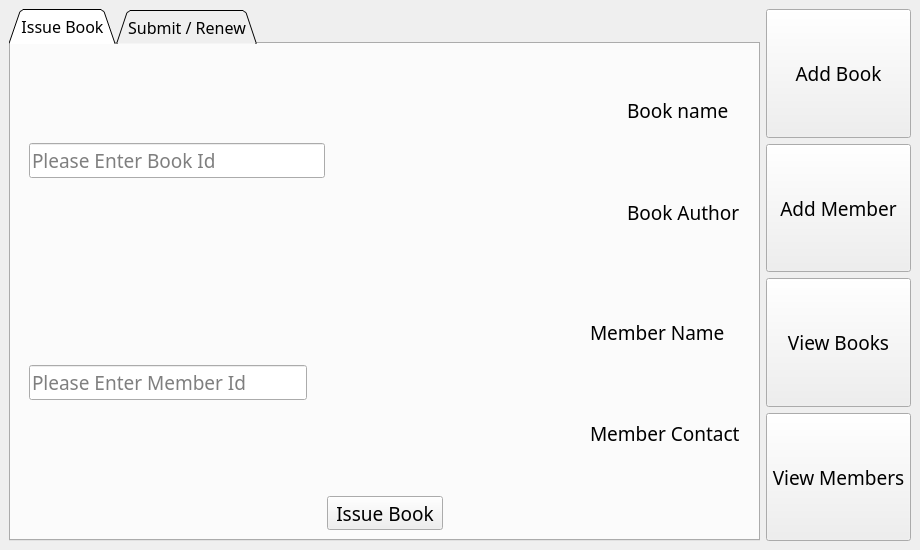
<?xml version="1.0" encoding="UTF-8"?>
<ui version="4.0">
 <class>MainWindow</class>
 <widget class="QMainWindow" name="MainWindow">
  <property name="geometry">
   <rect>
    <x>0</x>
    <y>0</y>
    <width>920</width>
    <height>550</height>
   </rect>
  </property>
  <property name="windowTitle">
   <string>Qt-LMS</string>
  </property>
  <property name="toolButtonStyle">
   <enum>Qt::ToolButtonStyle::ToolButtonTextUnderIcon</enum>
  </property>
  <property name="animated">
   <bool>false</bool>
  </property>
  <property name="tabShape">
   <enum>QTabWidget::TabShape::Triangular</enum>
  </property>
  <property name="dockNestingEnabled">
   <bool>false</bool>
  </property>
  <widget class="QWidget" name="centralwidget">
   <layout class="QHBoxLayout" name="horizontalLayout">
    <item>
     <widget class="QTabWidget" name="tabWidget">
      <property name="font">
       <font>
        <family>Academy Engraved LET</family>
        <pointsize>12</pointsize>
       </font>
      </property>
      <property name="tabPosition">
       <enum>QTabWidget::TabPosition::North</enum>
      </property>
      <property name="tabShape">
       <enum>QTabWidget::TabShape::Triangular</enum>
      </property>
      <property name="currentIndex">
       <number>0</number>
      </property>
      <widget class="QWidget" name="IssueBook">
       <attribute name="title">
        <string>Issue Book</string>
       </attribute>
       <layout class="QVBoxLayout" name="verticalLayout_4">
        <item>
         <widget class="QWidget" name="widget" native="true">
          <property name="styleSheet">
           <string notr="true"/>
          </property>
          <layout class="QHBoxLayout" name="horizontalLayout_2">
           <item>
            <widget class="QLineEdit" name="book_id">
             <property name="font">
              <font>
               <family>Academy Engraved LET</family>
               <pointsize>14</pointsize>
              </font>
             </property>
             <property name="text">
              <string/>
             </property>
             <property name="placeholderText">
              <string>Please Enter Book Id</string>
             </property>
            </widget>
           </item>
           <item>
            <spacer name="horizontalSpacer">
             <property name="orientation">
              <enum>Qt::Orientation::Horizontal</enum>
             </property>
             <property name="sizeHint" stdset="0">
              <size>
               <width>40</width>
               <height>20</height>
              </size>
             </property>
            </spacer>
           </item>
           <item>
            <layout class="QVBoxLayout" name="verticalLayout_2">
             <item>
              <widget class="QLabel" name="label_bookName">
               <property name="font">
                <font>
                 <family>Academy Engraved LET</family>
                 <pointsize>14</pointsize>
                </font>
               </property>
               <property name="text">
                <string>Book name</string>
               </property>
              </widget>
             </item>
             <item>
              <widget class="QLabel" name="label_bookAuthor">
               <property name="font">
                <font>
                 <family>Academy Engraved LET</family>
                 <pointsize>14</pointsize>
                </font>
               </property>
               <property name="text">
                <string>Book Author</string>
               </property>
              </widget>
             </item>
            </layout>
           </item>
          </layout>
         </widget>
        </item>
        <item>
         <widget class="QWidget" name="widget" native="true">
          <property name="styleSheet">
           <string notr="true"/>
          </property>
          <layout class="QHBoxLayout" name="horizontalLayout_3">
           <item>
            <widget class="QLineEdit" name="member_id">
             <property name="font">
              <font>
               <family>Academy Engraved LET</family>
               <pointsize>14</pointsize>
              </font>
             </property>
             <property name="text">
              <string/>
             </property>
             <property name="placeholderText">
              <string>Please Enter Member Id</string>
             </property>
            </widget>
           </item>
           <item>
            <spacer name="horizontalSpacer_2">
             <property name="orientation">
              <enum>Qt::Orientation::Horizontal</enum>
             </property>
             <property name="sizeHint" stdset="0">
              <size>
               <width>40</width>
               <height>20</height>
              </size>
             </property>
            </spacer>
           </item>
           <item>
            <layout class="QVBoxLayout" name="verticalLayout_3">
             <item>
              <widget class="QLabel" name="label_memberName">
               <property name="font">
                <font>
                 <family>Academy Engraved LET</family>
                 <pointsize>14</pointsize>
                </font>
               </property>
               <property name="text">
                <string>Member Name</string>
               </property>
              </widget>
             </item>
             <item>
              <widget class="QLabel" name="label_memberContact">
               <property name="font">
                <font>
                 <family>Academy Engraved LET</family>
                 <pointsize>14</pointsize>
                </font>
               </property>
               <property name="text">
                <string>Member Contact</string>
               </property>
              </widget>
             </item>
            </layout>
           </item>
          </layout>
         </widget>
        </item>
        <item>
         <layout class="QHBoxLayout" name="horizontalLayout_4">
          <item>
           <spacer name="horizontalSpacer_3">
            <property name="orientation">
             <enum>Qt::Orientation::Horizontal</enum>
            </property>
            <property name="sizeHint" stdset="0">
             <size>
              <width>40</width>
              <height>20</height>
             </size>
            </property>
           </spacer>
          </item>
          <item>
           <widget class="QToolButton" name="toolButton_issueBook">
            <property name="font">
             <font>
              <family>Academy Engraved LET</family>
              <pointsize>14</pointsize>
             </font>
            </property>
            <property name="text">
             <string>Issue Book</string>
            </property>
            <property name="icon">
             <iconset resource="../../icons.qrc">
              <normaloff>:/icons/src/resources/icons/issue_book.png</normaloff>:/icons/src/resources/icons/issue_book.png</iconset>
            </property>
            <property name="iconSize">
             <size>
              <width>36</width>
              <height>36</height>
             </size>
            </property>
            <property name="toolButtonStyle">
             <enum>Qt::ToolButtonStyle::ToolButtonTextUnderIcon</enum>
            </property>
           </widget>
          </item>
          <item>
           <spacer name="horizontalSpacer_4">
            <property name="orientation">
             <enum>Qt::Orientation::Horizontal</enum>
            </property>
            <property name="sizeHint" stdset="0">
             <size>
              <width>40</width>
              <height>20</height>
             </size>
            </property>
           </spacer>
          </item>
         </layout>
        </item>
       </layout>
      </widget>
      <widget class="QWidget" name="Submit_Renew">
       <attribute name="title">
        <string>Submit / Renew</string>
       </attribute>
       <layout class="QVBoxLayout" name="verticalLayout_5">
        <item>
         <widget class="QLineEdit" name="book_id_2">
          <property name="font">
           <font>
            <family>Academy Engraved LET</family>
            <pointsize>14</pointsize>
           </font>
          </property>
          <property name="text">
           <string/>
          </property>
          <property name="placeholderText">
           <string>Please Enter Book Id</string>
          </property>
         </widget>
        </item>
        <item>
         <widget class="QTableWidget" name="tableWidget_bookinfo">
          <property name="font">
           <font>
            <family>Academy Engraved LET</family>
            <pointsize>14</pointsize>
           </font>
          </property>
          <attribute name="horizontalHeaderDefaultSectionSize">
           <number>185</number>
          </attribute>
          <column>
           <property name="text">
            <string>Book ID</string>
           </property>
          </column>
          <column>
           <property name="text">
            <string>Member ID</string>
           </property>
          </column>
          <column>
           <property name="text">
            <string>Issue Time</string>
           </property>
          </column>
          <column>
           <property name="text">
            <string>Renew Count</string>
           </property>
          </column>
         </widget>
        </item>
        <item>
         <layout class="QHBoxLayout" name="horizontalLayout_5">
          <item>
           <spacer name="horizontalSpacer_5">
            <property name="orientation">
             <enum>Qt::Orientation::Horizontal</enum>
            </property>
            <property name="sizeHint" stdset="0">
             <size>
              <width>40</width>
              <height>20</height>
             </size>
            </property>
           </spacer>
          </item>
          <item>
           <widget class="QToolButton" name="toolButton_renew">
            <property name="font">
             <font>
              <family>Academy Engraved LET</family>
              <pointsize>14</pointsize>
             </font>
            </property>
            <property name="text">
             <string>Renew</string>
            </property>
            <property name="icon">
             <iconset resource="../../icons.qrc">
              <normaloff>:/icons/src/resources/icons/renew_book.png</normaloff>:/icons/src/resources/icons/renew_book.png</iconset>
            </property>
            <property name="iconSize">
             <size>
              <width>36</width>
              <height>36</height>
             </size>
            </property>
            <property name="toolButtonStyle">
             <enum>Qt::ToolButtonStyle::ToolButtonTextUnderIcon</enum>
            </property>
           </widget>
          </item>
          <item>
           <widget class="QToolButton" name="toolButton_submit">
            <property name="font">
             <font>
              <family>Academy Engraved LET</family>
              <pointsize>14</pointsize>
             </font>
            </property>
            <property name="text">
             <string>Submit</string>
            </property>
            <property name="icon">
             <iconset resource="../../icons.qrc">
              <normaloff>:/icons/src/resources/icons/submit_book.png</normaloff>:/icons/src/resources/icons/submit_book.png</iconset>
            </property>
            <property name="iconSize">
             <size>
              <width>36</width>
              <height>36</height>
             </size>
            </property>
            <property name="toolButtonStyle">
             <enum>Qt::ToolButtonStyle::ToolButtonTextUnderIcon</enum>
            </property>
           </widget>
          </item>
          <item>
           <spacer name="horizontalSpacer_6">
            <property name="orientation">
             <enum>Qt::Orientation::Horizontal</enum>
            </property>
            <property name="sizeHint" stdset="0">
             <size>
              <width>40</width>
              <height>20</height>
             </size>
            </property>
           </spacer>
          </item>
         </layout>
        </item>
       </layout>
      </widget>
     </widget>
    </item>
    <item>
     <layout class="QVBoxLayout" name="verticalLayout">
      <item>
       <widget class="QToolButton" name="toolButton_addBook">
        <property name="maximumSize">
         <size>
          <width>145</width>
          <height>145</height>
         </size>
        </property>
        <property name="font">
         <font>
          <family>Academy Engraved LET</family>
          <pointsize>14</pointsize>
         </font>
        </property>
        <property name="text">
         <string>Add Book</string>
        </property>
        <property name="icon">
         <iconset resource="../../icons.qrc">
          <normaloff>:/icons/src/resources/icons/add_book.png</normaloff>:/icons/src/resources/icons/add_book.png</iconset>
        </property>
        <property name="iconSize">
         <size>
          <width>68</width>
          <height>68</height>
         </size>
        </property>
        <property name="toolButtonStyle">
         <enum>Qt::ToolButtonStyle::ToolButtonTextUnderIcon</enum>
        </property>
       </widget>
      </item>
      <item>
       <widget class="QToolButton" name="toolButton_addMember">
        <property name="maximumSize">
         <size>
          <width>145</width>
          <height>145</height>
         </size>
        </property>
        <property name="font">
         <font>
          <family>Academy Engraved LET</family>
          <pointsize>14</pointsize>
         </font>
        </property>
        <property name="text">
         <string>Add Member</string>
        </property>
        <property name="icon">
         <iconset resource="../../icons.qrc">
          <normaloff>:/icons/src/resources/icons/add_member.png</normaloff>:/icons/src/resources/icons/add_member.png</iconset>
        </property>
        <property name="iconSize">
         <size>
          <width>68</width>
          <height>68</height>
         </size>
        </property>
        <property name="toolButtonStyle">
         <enum>Qt::ToolButtonStyle::ToolButtonTextUnderIcon</enum>
        </property>
       </widget>
      </item>
      <item>
       <widget class="QToolButton" name="toolButton_viewBooks">
        <property name="maximumSize">
         <size>
          <width>145</width>
          <height>145</height>
         </size>
        </property>
        <property name="font">
         <font>
          <family>Academy Engraved LET</family>
          <pointsize>14</pointsize>
         </font>
        </property>
        <property name="text">
         <string>View Books</string>
        </property>
        <property name="icon">
         <iconset resource="../../icons.qrc">
          <normaloff>:/icons/src/resources/icons/view_book.png</normaloff>:/icons/src/resources/icons/view_book.png</iconset>
        </property>
        <property name="iconSize">
         <size>
          <width>68</width>
          <height>68</height>
         </size>
        </property>
        <property name="toolButtonStyle">
         <enum>Qt::ToolButtonStyle::ToolButtonTextUnderIcon</enum>
        </property>
       </widget>
      </item>
      <item>
       <widget class="QToolButton" name="toolButton_viewMembers">
        <property name="maximumSize">
         <size>
          <width>145</width>
          <height>145</height>
         </size>
        </property>
        <property name="font">
         <font>
          <family>Academy Engraved LET</family>
          <pointsize>14</pointsize>
         </font>
        </property>
        <property name="text">
         <string>View Members</string>
        </property>
        <property name="icon">
         <iconset resource="../../icons.qrc">
          <normaloff>:/icons/src/resources/icons/view_person.png</normaloff>:/icons/src/resources/icons/view_person.png</iconset>
        </property>
        <property name="iconSize">
         <size>
          <width>68</width>
          <height>68</height>
         </size>
        </property>
        <property name="toolButtonStyle">
         <enum>Qt::ToolButtonStyle::ToolButtonTextUnderIcon</enum>
        </property>
       </widget>
      </item>
     </layout>
    </item>
   </layout>
  </widget>
 </widget>
 <resources>
  <include location="../../icons.qrc"/>
 </resources>
 <connections/>
</ui>
